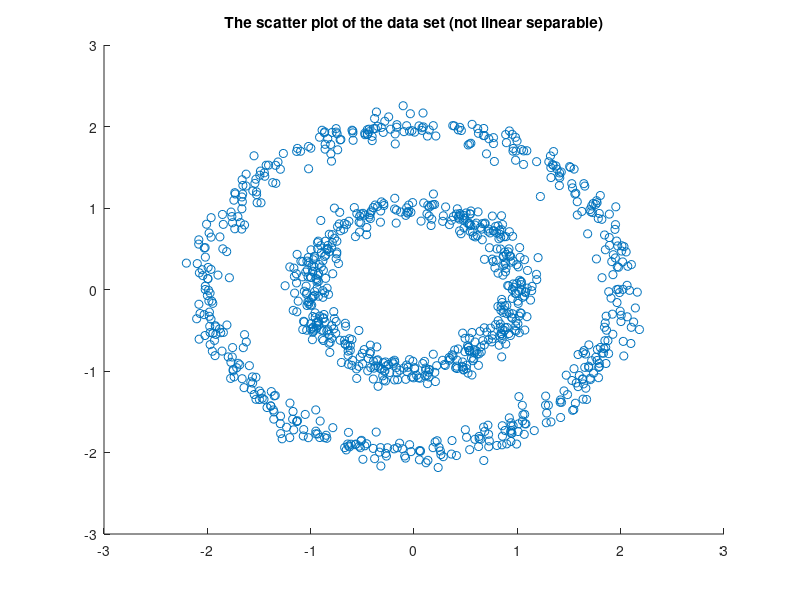

This figure's MATLAB source:
function data = data_generate()
%% inner part
r = 1 + randn(500, 1) * 0.1;
theta = randn(500, 1) * 2 * pi;
x1 = r .* cos(theta);
x2 = r .* sin(theta);

%% outer part
r = 2 + randn(500, 1) * 0.1;
theta = randn(500, 1) * 2 * pi;
x3 = r .* cos(theta);
x4 = r .* sin(theta);

%%
data = [x1, x2; x3, x4];
scatter(data(:,1), data(:,2))
title('The scatter plot of the data set (not linear separable)')